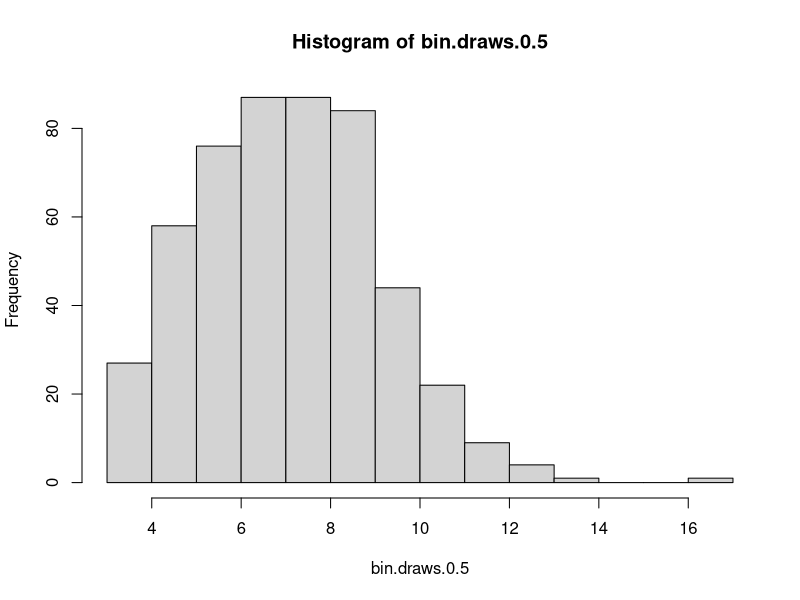
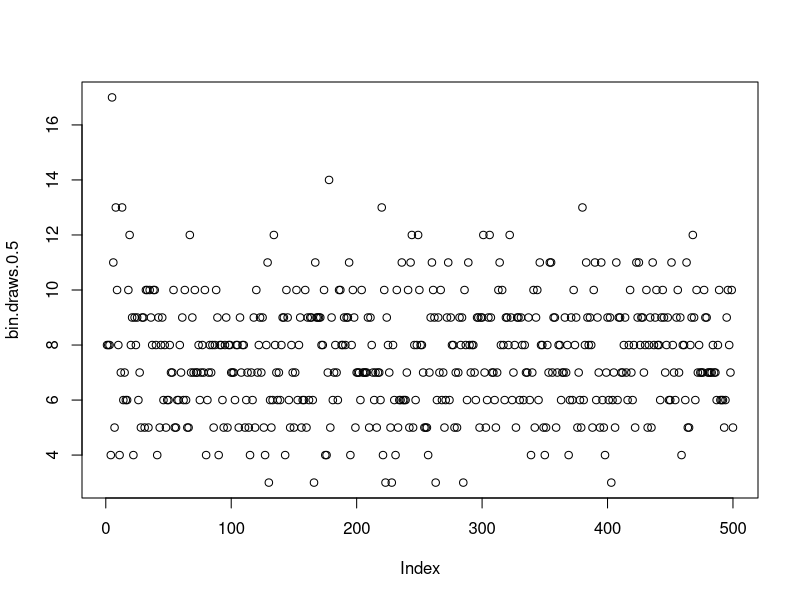
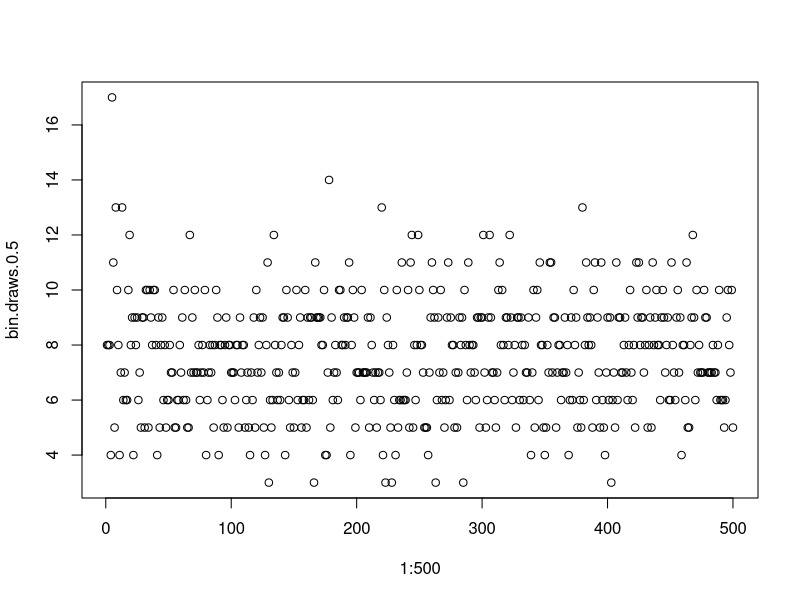
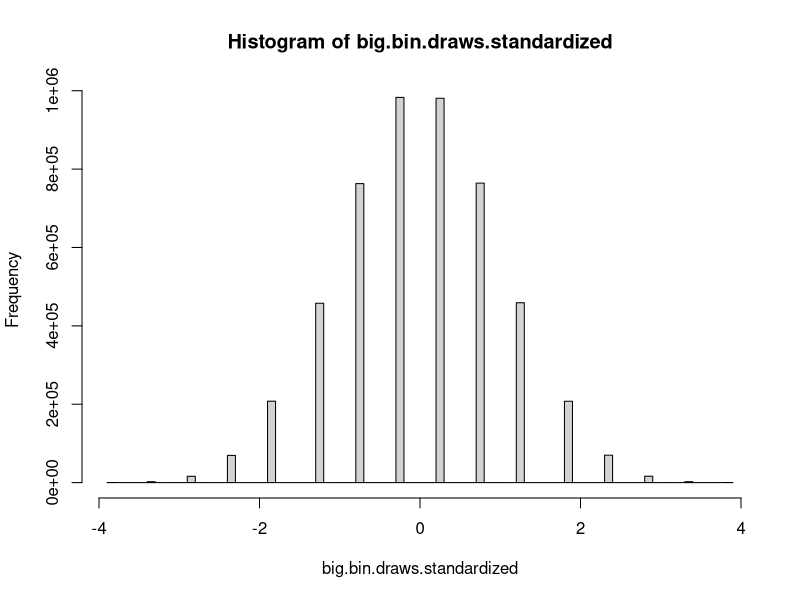

The R script that drew these images, in order: (Note: this script raises an error after producing the figures.)
## ---- chunk 1
knitr::opts_chunk$set(cache=TRUE, autodep=TRUE, cache.comments=TRUE)
## ---- chunk 2
set.seed(08312021)
## ---- chunk 3
bin.draws.0.5=c(rbinom(n=500, size=15, prob=0.5))
header=bin.draws.0.5[1:25]
tail=bin.draws.0.5[476:500]

print(header)
print(tail)
## ---- chunk 4
bin.draws.0.5[5]=bin.draws.0.5[1]+bin.draws.0.5[5]
bin.draws.0.5[2]>bin.draws.0.5[10]
bin.draws.0.5[2]<bin.draws.0.5[10]
bin.draws.0.5[2]==bin.draws.0.5[10]

three = which(bin.draws.0.5==3)
print(three)
length(three)
dbinom(3,15,0.5,log=FALSE)*500
## ---- chunk 5
mean(bin.draws.0.5)
sd(bin.draws.0.5)
## ---- chunk 6
summary(bin.draws.0.5)
## ---- chunk 7
typeof(bin.draws.0.5)
bin.draws.0.5.char=as.character(bin.draws.0.5[1:500])
typeof(bin.draws.0.5.char)

summary(bin.draws.0.5.char)
## ---- chunk 8
hist(bin.draws.0.5)
## ---- chunk 9
tabulate(bin.draws.0.5)
## ---- chunk 10
plot(bin.draws.0.5)
## ---- chunk 11
plot(1:500,bin.draws.0.5)
## ---- chunk 12
bin.draws.0.2=c(rbinom(n=500, size=15, prob=0.2))
mean(bin.draws.0.2)
sd(bin.draws.0.2)

bin.draws.0.3=c(rbinom(n=500, size=15, prob=0.3))
mean(bin.draws.0.3)
sd(bin.draws.0.3)

bin.draws.0.4=c(rbinom(n=500, size=15, prob=0.4))
mean(bin.draws.0.4)
sd(bin.draws.0.4)

bin.draws.0.5=c(rbinom(n=500, size=15, prob=0.5))
mean(bin.draws.0.5)
sd(bin.draws.0.5)

bin.draws.0.6=c(rbinom(n=500, size=15, prob=0.6))
mean(bin.draws.0.6)
sd(bin.draws.0.6)

bin.draws.0.7=c(rbinom(n=500, size=15, prob=0.7))
mean(bin.draws.0.7)
sd(bin.draws.0.7)

bin.draws.0.8=c(rbinom(n=500, size=15, prob=0.8))
mean(bin.draws.0.8)
sd(bin.draws.0.8)
## ---- chunk 13
binom.means=vector(length=7)
binom.means[1]=mean(bin.draws.0.2)
binom.means[2]=mean(bin.draws.0.3)
binom.means[3]=mean(bin.draws.0.4)
binom.means[4]=mean(bin.draws.0.5)
binom.means[5]=mean(bin.draws.0.6)
binom.means[6]=mean(bin.draws.0.7)
binom.means[7]=mean(bin.draws.0.8)
## ---- chunk 14
bin.matrix=cbind(bin.draws.0.2,bin.draws.0.3,bin.draws.0.4,bin.draws.0.5,bin.draws.0.6,bin.draws.0.7,bin.draws.0.8)
## ---- chunk 15
print(bin.matrix[1:5,1:7])
print(bin.matrix[66,5])

max(bin.matrix[1:500,1])
max(bin.matrix[1:500,-1])
## ---- chunk 16
colMeans(bin.matrix)
## ---- chunk 17
binom.means==colMeans(bin.matrix)
identical(binom.means,colMeans(bin.matrix)) 
## ---- chunk 18
transpose=t(bin.matrix)
rowMeans(transpose)
## ---- chunk 19
big.bin.draws=c(rbinom(n=5*10^6, size=15, prob=0.5))

mean(big.bin.draws)
sd(big.bin.draws)
## ---- chunk 20
big.bin.draws.standardized=(big.bin.draws-mean(big.bin.draws))/sd(big.bin.draws)
mean(big.bin.draws.standardized)
sd(big.bin.draws.standardized)
## ---- chunk 21
hist(big.bin.draws.standardized, breaks=100)
## ---- chunk 22
greaters=which(big.bin.draws.standardized>1.644854)
length(greaters)/(5*10^6)
## ---- chunk 23
prob_exceeds = 1 - pnorm(1.644854)
prob_exceeds
## ---- chunk 24
huge.bin.draws=c(rbinom(n=200*10^6, size=15, prob=0.5))
## ---- chunk 25
mean(huge.bin.draws)
sd(huge.bin.draws)
## ---- chunk 26
median(huge.bin.draws)
## ---- chunk 27
exp(median(log(huge.bin.draws)))
## ---- chunk 28
hist(huge.bin.draws, breaks=100)
## ---- chunk 29
big.bin.draws.list=as.list(big.bin.draws)
class(big.bin.draws.list)
length(big.bin.draws.list)
big.bin.draws.list[1159]==big.bin.draws[1159]
## ---- chunk 30
object.size(big.bin.draws)
object.size(big.bin.draws)/10^6
object.size(big.bin.draws.list)
object.size(big.bin.draws.list)/10^6
